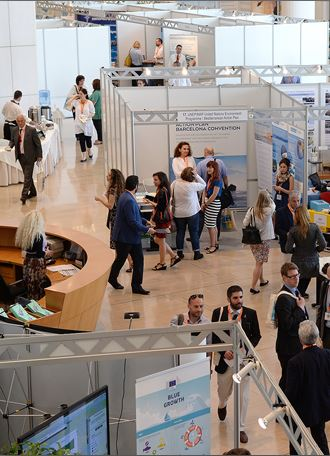
//> input picture 1.JPG, 330 x 456 px
$ ./BidingCode   (built with g++ and OpenCV 4)
//> lines starting //> are read from the running program, lines starting //| are printed output that depends on the picture
#include <opencv2\opencv.hpp>
using namespace cv;
int main()
{
    // Load images
    Mat3b img1 = imread("1.jpg");
//> img1 is the input picture: 456 rows x 330 cols, CV_8UC3; mean B, G, R 127.6, 133.5, 144
    Mat3b img2 = imread("2.jpg");
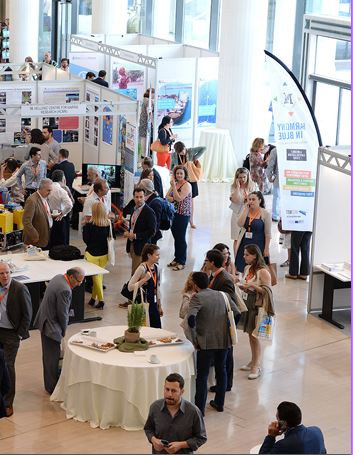
//> input picture 2.JPG, 353 x 455 px
//> img2 is the input picture: 455 rows x 353 cols, CV_8UC3; mean B, G, R 148, 149.7, 155.8

    // Get dimension of final image
    int rows = max(img1.rows, img2.rows);
//> rows = 456
    int cols = img1.cols + img2.cols;
//> cols = 683

    // Create a black image
    Mat3b res(rows, cols, Vec3b(0,0,0));

    // Copy images in correct position
    img1.copyTo(res(Rect(0, 0, img1.cols, img1.rows)));
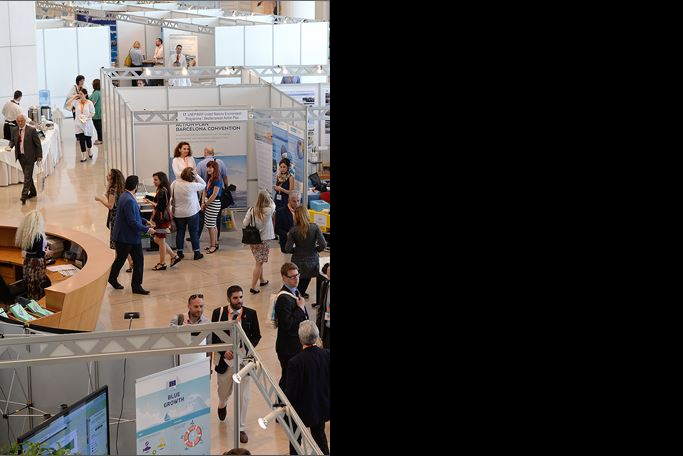
//> res: 456 rows x 683 cols, CV_8UC3; mean B, G, R 61.6, 64.5, 69.6
    img2.copyTo(res(Rect(img1.cols, 0, img2.cols, img2.rows)));
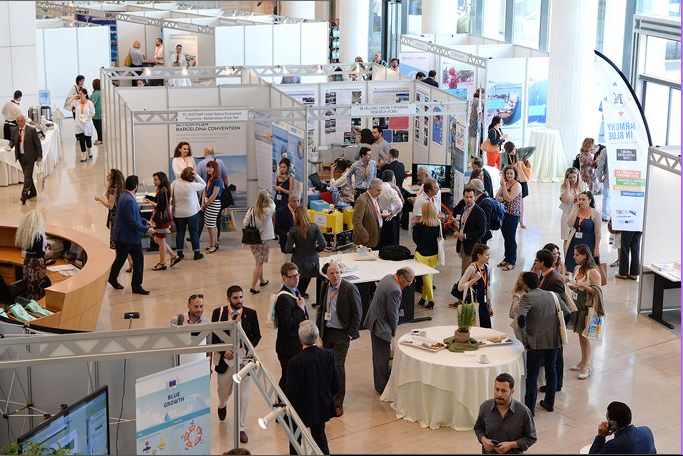
//> res: 456 rows x 683 cols, CV_8UC3; mean B, G, R 138, 141.7, 149.9

    // Show result
    imshow("Img 1", img1);
    imshow("Img 2", img2);
    imshow("Result", res);
    waitKey();

    return 0;
}
